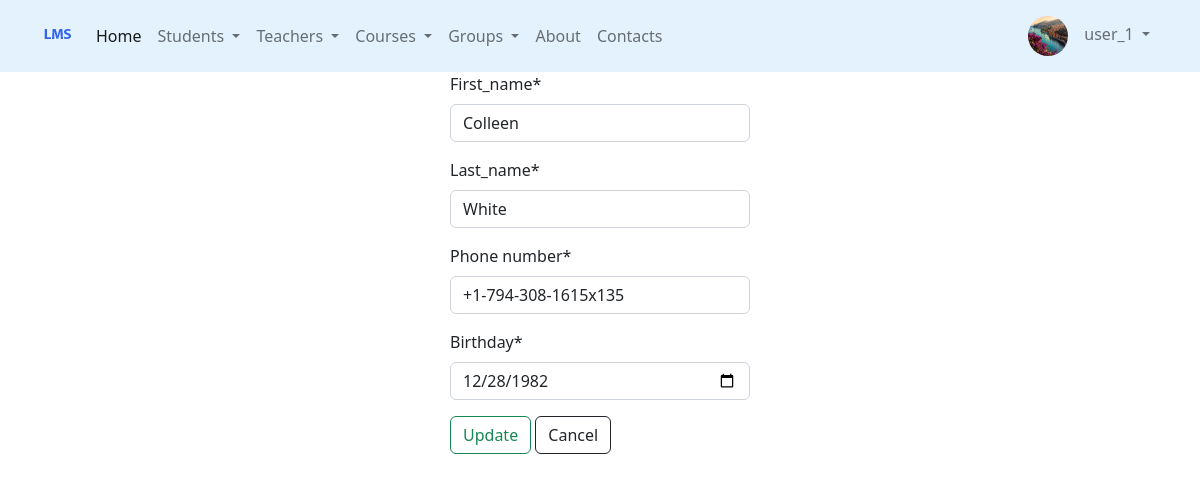
The app's page /teachers/update/42 (signed in) with its own data.
### accounts/models.py (models this page shows, shortened)
class Profile(models.Model):
    user = models.OneToOneField(to=User, on_delete=models.CASCADE)
    birthday = models.DateField(null=True, blank=True)
    city = models.CharField(max_length=50, null=True, blank=True)
    avatar = models.ImageField(upload_to='avatars/', default='default.png')
    class Meta:
        db_table = 'profile'

### teachers/models.py (models this page shows, shortened)
class Teacher(PersonModel):
    group = models.ForeignKey(Group, on_delete=models.SET_NULL, null=True, related_name='teachers', db_constraint=False)
    salary = models.PositiveIntegerField(default=10000)
    class Meta:
        verbose_name = 'teacher'
        verbose_name_plural = 'teacher'
        db_table = 'teachers'

### teachers/views.py (the view)
# urls.py: path('update/<int:pk>', UpdateTeacherView.as_view(), name='update'),           # Update
class UpdateTeacherView(LoginRequiredMixin, UpdateView):
    model = Teacher
    success_url = reverse_lazy('teachers:list')
    template_name = 'teachers/update.html'
    form_class = TeacherCreateForm

### teachers/forms.py (shortened to what this page needs)
class TeacherCreateForm(forms.ModelForm):
    class Meta:
        model = Teacher
        fields = [
            'first_name',
            'last_name',
            'phone_number',
            'birthday'
        ]
        widgets = {
            'birthday': forms.DateInput(attrs={'type': 'date'})
        }

### core/context_processors.py (called while the page is built)
def params(request):
    get_params = request.GET
    if 'page' in get_params:
        get_params = copy(get_params)
        del get_params['page']
    return {'params': f'&{get_params.urlencode()}' if get_params else ''}

### teachers/templates/teachers/update.html (shortened to what this page needs)
{% extends 'base.html' %}
{% load crispy_forms_filters %}
{% block content %}
    <form method="post">
        <div class="mx-auto" style="width: 300px;">
            {{ form | crispy }}
            <div class="mt-2">
                <input class="btn btn-outline-success" type="submit" value="Update">
                <a class="btn btn-outline-dark" href="{% url 'teachers:list' %}">Cancel</a>
            </div>
        </div>
    </form>
{% endblock %}

### templates/includes/menu.html (shortened to what this page needs)
{% load static %}
<nav class="navbar fixed-top navbar-expand-lg mb-3" style="background-color: #e3f2fd;">
  <div class="container">
    <a class="navbar-brand" href="#">
      <img src="{% static 'img/logo.png' %}" alt="" width="30" height="24" class="d-inline-block align-text-top">
    </a>
    <div class="collapse navbar-collapse" id="navbarSupportedContent">
      <ul class="navbar-nav me-auto mb-2 mb-lg-0">
         <li class="nav-item">
          <a class="nav-link active" aria-current="page" href="/">Home</a>
        </li>
        <li class="nav-item dropdown">
          <a class="nav-link dropdown-toggle" href="#" id="navbarDropdown" role="button" data-bs-toggle="dropdown" aria-expanded="false">
            Students
          </a>
        </li>
          <li class="nav-item dropdown">
          <a class="nav-link dropdown-toggle" href="#" id="navbarDropdown" role="button" data-bs-toggle="dropdown" aria-expanded="false">
            Teachers
          </a>
              </li>
          <li class="nav-item dropdown">
          <a class="nav-link dropdown-toggle" href="#" id="navbarDropdown" role="button" data-bs-toggle="dropdown" aria-expanded="false">
            Courses
          </a>
        </li>
          <li class="nav-item dropdown">
          <a class="nav-link dropdown-toggle" href="#" id="navbarDropdown" role="button" data-bs-toggle="dropdown" aria-expanded="false">
            Groups
          </a>
        </li>
        <li class="nav-item">
            <a class="nav-link" href="/about/">About</a>
        </li>
      <li class="nav-item">
            <a class="nav-link" href="/contacts/">Contacts</a>
        </li>
      </ul>
        {% url 'students:list' as my_view %}
        {% url 'teachers:list' as my_view %}
        {% url 'groups:list' as my_view %}
        {% url 'courses:list' as my_view %}
      <div class="d-flex">
                <ul class="navbar-nav me-auto mb-2 mb-lg-0">
                    <li class="nav-item dropdown">
                        <a class="nav-link dropdown-toggle" href="#" id="student-dropdown"
                           role="button" data-bs-toggle="dropdown" aria-expanded="false">
                            {% if user.is_authenticated %}
                                <img src="{{ user.profile.avatar.url }}" class="rounded-circle "
                                     width="40" height="40" alt="avatar"> &nbsp;&nbsp;
                                {{ user.username }}
                            {% else %}
                                <img src="{{'media/default.png'}}" class="rounded-circle "
                                     width="40" height="40" alt="avatar"> &nbsp;&nbsp;
                                Account
                            {% endif %}
                        </a>
                    </li>
                </ul>
            </div>
        </div>
    </div>
</nav>

### records on screen
Teacher: first_name "Colleen", last_name "White", phone_number "+1-794-308-1615x135", birthday "12/28/1982"

### other values on screen
{{ user.username }} "user_1"
